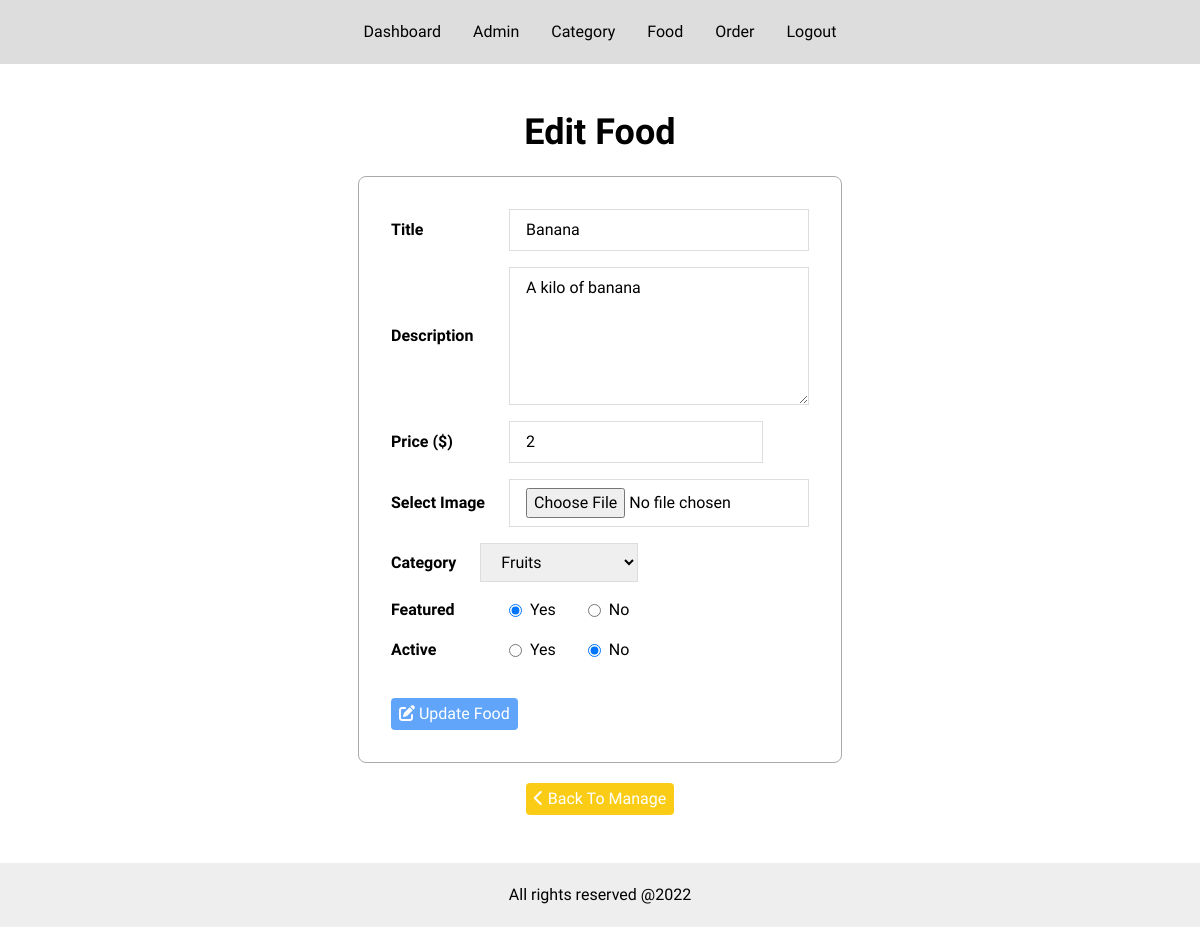
The app's page /admin/food.php?do=Edit&id=10 (signed in) with its own data.
### tables this page shows
CREATE TABLE `food` (
  `id` int NOT NULL,
  `title` varchar(255) NOT NULL,
  `description` varchar(255) DEFAULT NULL,
  `price` float(10,2) NOT NULL,
  `image_name` varchar(255) DEFAULT NULL,
  `category_id` int NOT NULL,
  `featured` varchar(255) NOT NULL,
  `active` varchar(255) NOT NULL
);

### admin/inc/functions.php (called while the page is built, shortened)
<?php
function getRecords($column, $table, $where=null, $operation=null, $whereValue=null) {
    global $conn;
    $sql = "SELECT $column FROM $table";
    if( $where != null && $operation != null && $whereValue != null ) {
        $sql .= " WHERE $where $operation ?";
        $stmt = $conn->prepare($sql);
        $stmt->execute(array($whereValue));
    }else{
        $stmt = $conn->prepare($sql);
        $stmt->execute();
    }
    $result = $stmt->fetchAll(PDO::FETCH_ASSOC);
    return $result;
}
function getSingleRecord($columns, $table, $column, $value) {
    global $conn;
    $stmt = $conn->prepare("SELECT $columns FROM $table WHERE $column = ?");
    $stmt->execute([$value]);
    if ($stmt->rowCount() != 0)
        return $stmt->fetch(PDO::FETCH_ASSOC);
}
function checkItem($column, $table, $where) {
    global $conn;
    $sql = "SELECT $column FROM $table WHERE $column = ?";
    $stmt = $conn->prepare($sql);
    $stmt->execute(array($where));
    return ($stmt->rowCount() != 0) ? true : false;
}
?>

### admin/food.php (the view, shortened to what this page needs)
<?php
$actions = array('Dashboard', 'Manage', 'Add', 'Insert', 'Edit', 'Update', 'Delete');
$do = isset($_GET['do']) && in_array($_GET['do'],  $actions) ? $_GET['do'] : 'Manage';
if($do == 'Manage'){
   $result = getRecords('*', 'food');
    $food_id =1;
    ?>
<div class="main-content manage-admin py-12">
    <div class="container mx-auto">
        <h1 class="title text-4xl mb-6 font-bold capitalize text-center">manage foods</h1>
        <div class="wrapper px-6 sm:p-0 w-full sm:w-3/4 m-auto">
            <table class="table-auto w-full mb-8">
                <thead>
                <tr class="border-b-2 border-black border-solid text-left">
                    <th>id</th>
                    <th>Title</th>
                    <th>Description</th>
                    <th>Price</th>
                    <th>Image</th>
                    <th>Category</th>
                    <th>Featured</th>
                    <th>Active</th>
                    <th>Action</th>
                </tr>
                </thead>
                <tbody>
                <?php
                foreach($result as $row) {
                    $cat_id = $row['category_id'];
                    $cat_name = getSingleRecord('title', 'categories', 'id', $cat_id);
                    ?>
                    <tr class="py-2">
                        <td><?= $food_id++ ?></td>
                        <td><?= $row['title'] ?></td>
                        <td><?= substr($row['description'], 0, 18). '...' ?></td>
                        <td><?= $row['price'] ?></td>
                        <td><img src="<?= SITE_URL.'admin/images/food_images/'. $row['image_name'] ?>" alt="Image Not Added" class="cat_image h-9" /></td>
                        <td><?= $cat_name['title'] ?></td>
                        <td><?= $row['featured'] ?></td>
                        <td><?= $row['active'] ?></td>
                        <td>
                            <a href="<?= SITE_URL.'admin/food.php?do=Edit&id='.$row['id'] ?>" class="action-update inline-block bg-blue-400 hover:bg-blue-600 transition-colors rounded px-2 py-1 text-white"><i class="fa fa-pen-to-square"></i> Update</a>
                            <a href="<?= SITE_URL.'admin/food.php?do=Delete&id='.$row['id'] ?>" class="action-delete inline-block bg-red-400 hover:bg-red-600 transition-colors rounded px-2 py-1 text-white" onclick="return confirm('Are You Sure ?');"><i class="fa fa-delete-left"></i> Delete</a>
                        </td>
                    </tr>
                    <?php
                }
                ?>
                </tbody>
            </table>
            <a href="food.php?do=Add" class="add-admin inline-block bg-blue-400 hover:bg-blue-600 transition-colors rounded px-4 py-2 text-white font-bold capitalize"><i class="fa fa-plus"></i> add food</a>
        </div>
    </div>
</div>
<?php
}elseif($do == 'Edit') {
    $id = isset($_GET['id']) && is_numeric($_GET['id']) ? intval($_GET['id']) : '';
    if($id) {
        if(checkItem('id', 'food', $id)){
            $food_info = getSingleRecord('*', 'food', 'id', $id);
            $cats = getRecords('id, title', 'categories');
    ?>
<div class="main-content add-admin add-food py-12">
    <div class="container mx-auto">
        <h1 class="title text-4xl mb-6 font-bold capitalize text-center">Edit Food</h1>
        <div class="wrapper">
            <form action="?do=Update&id=<?= $food_info['id'] ?>" method="POST" autocomplete="off" enctype="multipart/form-data">
                <table class="max-w-full">
                    <tbody class="flex flex-col gap-4">
                        <tr class="flex justify-between items-center gap-6">
                            <td>Title</td>
                            <td>
                                <input type="text" name="food_title" value="<?= $food_info['title'] ?>" class="w-[300px]" autocomplete="off">
                            </td>
                        </tr>
                        <tr class="flex justify-between items-center gap-6">
                            <td>Description</td>
                            <td class="w-[300px] flex justify-start gap-8">
                                <textarea name="food_description" id="food_description" cols="30" rows="5"><?= $food_info['description'] ?></textarea>
                            </td>
                        </tr>
                        <tr class="flex justify-between items-center gap-6">
                            <td>Price ($)</td>
                            <td class="w-[300px] flex justify-start gap-8">
                                <input type="number" name="food_price" value="<?= $food_info['price'] ?>" id="food_price">
                            </td>
                        </tr>
                        <tr class="flex justify-between items-center gap-6">
                            <td>Select Image</td>
                            <td>
                                <input type="file" name="food_image" class="w-[300px]" autocomplete="off">
                            </td>
                        </tr>
                        <tr class="flex justify-start items-center gap-6">
                            <td>Category</td>
                            <td>
                                <select name="food_category" id="food_category" class="p-1 outline-none">
                                    <?php
                                    foreach($cats as $cat) {
                                        $selected = $cat['id'] == $food_info['category_id'] ? 'selected' : '';
                                        echo "<option value='".$cat['id']."' ". $selected .">".$cat['title']."</option>";
                                    }
                                    ?>
                                </select>
                            </td>
                        </tr>
                        <tr class="flex justify-between items-center gap-6">
                            <td>Featured</td>
                            <td class="w-[300px] flex justify-start gap-8">
                                <div class="item item-1 flex items-center gap-2">
                                    <input type="radio" id="featured_yes" name="food_featured" value="Yes" <?= $food_info['featured'] == 'Yes' ? 'checked' : '' ?> autocomplete="off">
                                    <label for="featured_yes">Yes</label>
                                </div>
                                <div class="item item-2 flex items-center gap-2">
                                    <input type="radio" id="featured_no" name="food_featured" value="No" <?= $food_info['featured'] == 'No' ? 'checked' : '' ?>  autocomplete="off">
                                    <label for="featured_no">No</label>
                                </div>
                            </td>
                        </tr>
                        <tr class="flex justify-between items-center gap-6">
                            <td>Active</td>
                            <td class="w-[300px] flex justify-start gap-8">
                                <div class="item item-1 flex items-center gap-2">
                                    <input type="radio" id="active_yes" name="food_active" value="Yes" <?= $food_info['active'] == 'Yes' ? 'checked' : '' ?> autocomplete="off">
                                    <label for="active_yes">Yes</label>
                                </div>
                                <div class="item item-2 flex items-center gap-2">
                                    <input type="radio" id="active_no" name="food_active" value="No" <?= $food_info['active'] == 'No' ? 'checked': '' ?> autocomplete="off">
                                    <label for="active_no">No</label>
                                </div>
                            </td>
                        </tr>
                        <tr>
                            <td>
                                <button class="action-add-food mt-5 inline-block bg-blue-400 hover:bg-blue-600 transition-colors rounded px-2 py-1 text-white" name='add' value="food"><i class="fa fa-pen-to-square"></i> Update Food</button>
                            </td>
                    </tbody>
                </table>
            </form>
            <a href="?do=Manage" class="back-to-manage-food mt-5 inline-block bg-yellow-400 hover:bg-yellow-600 transition-colors rounded px-2 py-1 text-white"><i class="fa fa-chevron-left"></i> Back To Manage</a>
        </div>
    </div>
</div>
    <?php
        }else{
            $msg = 'No Category With This Id';
            print_msg($msg, false);
        }
    }else{
        $msg = 'No Admin With This Id';
        print_msg($msg, false);
    }
}
?>
<?php include "./inc/footer.php" ?>

### admin/css/admin.css (style rules this page uses)
* { padding: 0; margin: 0; box-sizing: border-box; font-family: "Play", sans-serif; }
a { text-decoration: none; }
.main-content.add-admin .wrapper { text-align: center; }
.main-content.add-admin table { display: inline-block; border: 1px solid #aaa; padding: 2rem; border-radius: 0.5rem; }
.main-content.add-admin table tr td { vertical-align: middle; }
.main-content.add-admin table tr td:first-child { font-weight: bold; }
.main-content.add-admin table tr input, .main-content.add-food table tr textarea, .main-content.add-food table tr select { padding: 0.5rem 1rem; border: 1px solid #ddd; outline: none; transition: border 0.2s ease; }

### records on screen
food: food_title "Banana", food_description "A kilo of banana", food_price "2", featured "☑ Yes", featured "☐ No", active "☐ Yes", active "☑ No"

### other values on screen
form field food_category "Fruits"
